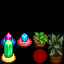

This game map was drawn from its Tiled (.tmx) file and the tilesets committed beside it. A one-line description and the full map source follow:
An orthogonal 4x4 tile map with 16x16 px tiles, 5 tile layers (Back, Buildings, Paths, Front, ...), 3 tilesets.

<map version="1.10" tiledversion="1.10.1" orientation="orthogonal" renderorder="right-down" compressionlevel="0" width="4" height="4" tilewidth="16" tileheight="16" infinite="0" nextlayerid="11" nextobjectid="1">
 <properties>
  <property name=" 4 10 2/1600 WitchHut 11 8 3/2100 WitchHut 4 5 2" value="" />
  <property name="@TileBrush@Tile Brush 1@" value="Back|0,0,untitled tile sheet,380|1,0,,381|2,0,,380|3,0,,381|4,0,,380|5,0,,381|6,0,,380|7,0,,381|8,0,,380|9,0,,381|10,0,,380|11,0,,381|12,0,,380|13,0,,381|0,1,,396|1,1,,397|2,1,,396|3,1,,397|4,1,,396|5,1,,397|6,1,,396|7,1,,397|8,1,,396|9,1,,397|10,1,,396|11,1,,397|12,1,,396|13,1,,397|0,2,,380|1,2,,381|2,2,,380|3,2,,381|4,2,,380|5,2,,381|6,2,,380|7,2,,381|8,2,,380|9,2,,381|10,2,,380|11,2,,381|12,2,,380|13,2,,381|0,3,,396|1,3,,397|2,3,,396|3,3,,397|4,3,,396|5,3,,397|6,3,,396|7,3,,397|8,3,,396|9,3,,397|10,3,,396|11,3,,397|12,3,,396|13,3,,397|0,4,,380|1,4,,381|2,4,,380|3,4,,381|4,4,,380|5,4,,381|6,4,,380|7,4,,381|8,4,,380|9,4,,381|10,4,,380|11,4,,381|12,4,,380|13,4,,381|0,5,,396|1,5,,397|2,5,,396|3,5,,397|4,5,,396|5,5,,397|6,5,,396|7,5,,397|8,5,,396|9,5,,397|10,5,,396|11,5,,397|12,5,,396|13,5,,397" />
  <property name="Arch" value="111 .01 113 .009" />
  <property name="Debris" value="8 .01 3" />
  <property name="Fish" value="142 .1 153 .25 166 .0005" />
  <property name="Outdoors" value="T" />
  <property name="Spouse" value="3 22 2 11 11 2 4 5 0 1 12 2 17 11 2 23 3 2" />
  <property name="Warp" value="1 3 WitchHut 10 6" />
 </properties>
 <tileset firstgid="1" name="Paths" tilewidth="16" tileheight="16" tilecount="36" columns="4">
  <image source="paths.png" width="64" height="144" />
  <tile id="0">
   <properties>
    <property name="PathType" value="NE" />
   </properties>
  </tile>
  <tile id="1">
   <properties>
    <property name="PathType" value="SE" />
   </properties>
  </tile>
  <tile id="2">
   <properties>
    <property name="PathType" value="WS" />
   </properties>
  </tile>
  <tile id="3">
   <properties>
    <property name="PathType" value="WN" />
   </properties>
  </tile>
  <tile id="4">
   <properties>
    <property name="PathType" value="Crossroad" />
   </properties>
  </tile>
  <tile id="7">
   <properties>
    <property name="PathType" value="End" />
   </properties>
  </tile>
 </tileset>
 <tileset firstgid="37" name="WitchHut" tilewidth="16" tileheight="16" tilecount="128" columns="8">
  <image source="WitchHutTiles.png" width="128" height="256" />
  <tile id="32">
   <animation>
    <frame tileid="32" duration="1000" />
    <frame tileid="32" duration="1000" />
    <frame tileid="32" duration="1000" />
    <frame tileid="32" duration="1000" />
    <frame tileid="32" duration="1000" />
    <frame tileid="35" duration="1000" />
   </animation>
  </tile>
  <tile id="40">
   <animation>
    <frame tileid="40" duration="101" />
    <frame tileid="41" duration="101" />
    <frame tileid="40" duration="101" />
    <frame tileid="42" duration="101" />
    <frame tileid="43" duration="101" />
    <frame tileid="40" duration="101" />
    <frame tileid="43" duration="101" />
    <frame tileid="40" duration="101" />
    <frame tileid="43" duration="101" />
    <frame tileid="41" duration="101" />
    <frame tileid="43" duration="101" />
    <frame tileid="42" duration="101" />
    <frame tileid="43" duration="101" />
   </animation>
  </tile>
 </tileset>
 <tileset firstgid="165" source="spring_outdoorsTileSheet.tsx" />
 <layer id="1" name="Back" width="4" height="4">
  <data encoding="csv">
0,0,0,0,
0,0,0,0,
0,0,0,0,
0,0,0,0
</data>
 </layer>
 <layer id="2" name="Buildings" width="4" height="4">
  <data encoding="csv">
0,0,0,0,
0,0,0,0,
2132,2031,1263,0,
2032,0,0,0
</data>
 </layer>
 <layer id="3" name="Paths" width="4" height="4">
  <data encoding="csv">
0,0,0,0,
0,0,0,0,
0,0,0,0,
0,0,8,0
</data>
 </layer>
 <layer id="4" name="Front" width="4" height="4">
  <data encoding="csv">
0,0,0,0,
0,0,0,0,
2007,0,0,123,
0,0,0,131
</data>
 </layer>
 <layer id="5" name="AlwaysFront" width="4" height="4">
  <data encoding="csv">
0,0,0,0,
0,0,0,0,
0,0,0,0,
0,0,0,0
</data>
 </layer>
 <objectgroup id="6" name="Back" />
 <objectgroup id="7" name="Buildings" />
 <objectgroup id="8" name="Paths" />
 <objectgroup id="9" name="Front" />
 <objectgroup id="10" name="AlwaysFront" />
</map>
